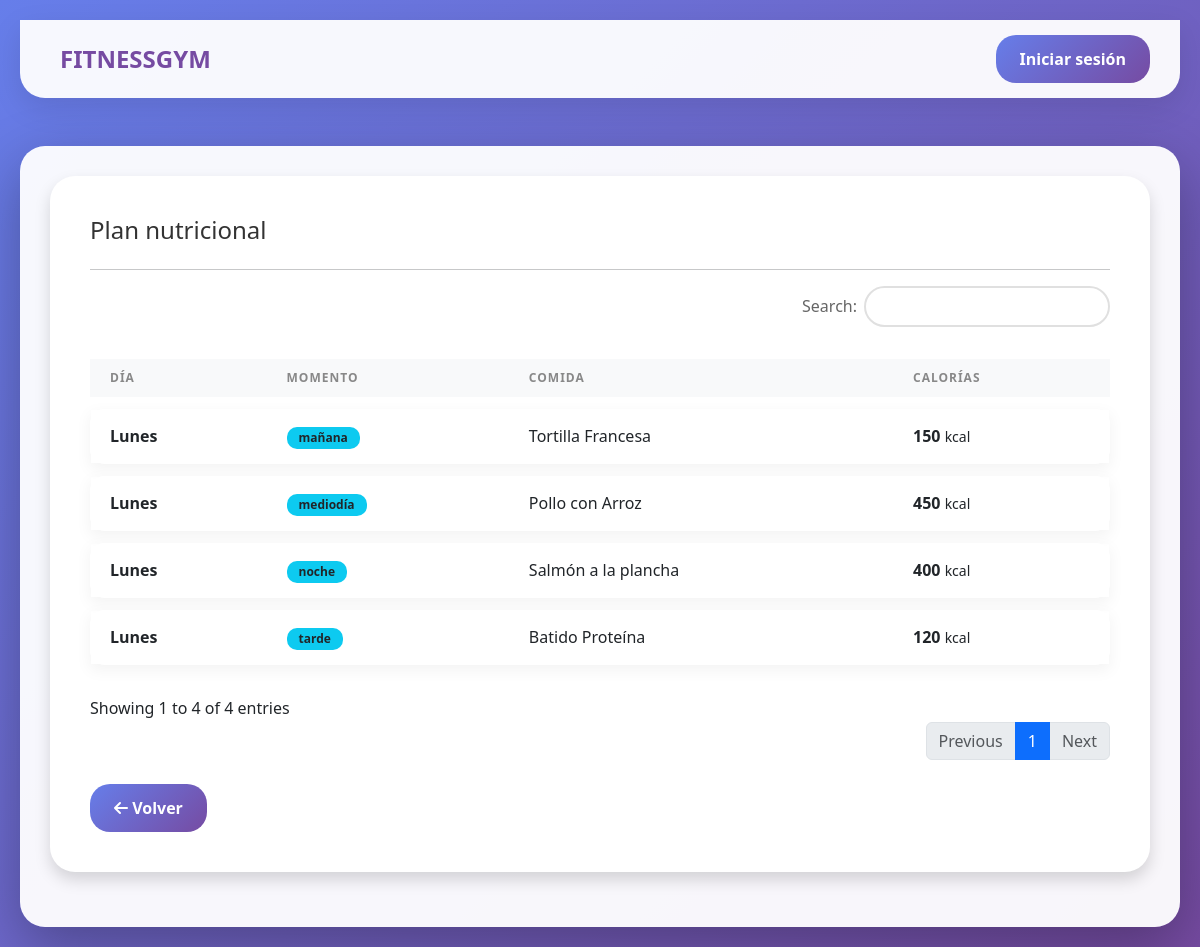
The app's page /php/detalle_dieta.php?id=1 with its own data.
### tables this page shows
CREATE TABLE `dieta_comida` (
  `id_dieta` int(11) NOT NULL,
  `id_comida` int(11) NOT NULL,
  `dia_semana` enum('lunes','martes','miércoles','jueves','viernes','sábado','domingo') NOT NULL,
  `momento` enum('mañana','mediodía','tarde','noche') NOT NULL,
  `orden_momento` int(11) DEFAULT 1
);

CREATE TABLE `comidas` (
  `id_comida` int(11) NOT NULL,
  `nombre` varchar(100) NOT NULL,
  `descripcion` text DEFAULT NULL,
  `calorias` int(11) DEFAULT NULL,
  `tipo` enum('desayuno','almuerzo','cena','snack') DEFAULT NULL
);

### php/detalle_dieta.php (the view, shortened to what this page needs)
<?php
include 'conexion.php';
$id_dieta = isset($_GET['id']) ? intval($_GET['id']) : 0;
$sql = "SELECT
            dc.dia_semana,
            dc.momento,
            c.nombre as comida,
            c.calorias
        FROM dieta_comida dc
        JOIN comidas c ON dc.id_comida = c.id_comida
        WHERE dc.id_dieta = ?
        ORDER BY
            FIELD(dc.dia_semana, 'lunes', 'martes', 'miércoles', 'jueves', 'viernes', 'sábado', 'domingo'),
            dc.orden_momento ASC";
$stmt = mysqli_prepare($conexion, $sql);
mysqli_stmt_bind_param($stmt, "i", $id_dieta);
mysqli_stmt_execute($stmt);
$resultado = mysqli_stmt_get_result($stmt);
$total_comidas = mysqli_num_rows($resultado);
?>
<!DOCTYPE html>
<html lang="es">
<head>
    <link href="https://cdn.jsdelivr.net/npm/bootstrap@5.3.0/dist/css/bootstrap.min.css" rel="stylesheet">
    <link href="https://cdn.datatables.net/1.13.6/css/dataTables.bootstrap5.min.css" rel="stylesheet">
    <link rel="stylesheet" href="https://cdnjs.cloudflare.com/ajax/libs/font-awesome/6.0.0/css/all.min.css">
    <link rel="stylesheet" href="../css/estilo_global.css">
</head>
<body style="background-color: #f8f9fa;">
    <?php include 'navbar.php'; ?>
    <div class="container mt-5">
        <div class="card shadow border-0 p-4" style="border-radius: 25px;">
            <div class="card-body">
                <h2 class="mb-4">Plan nutricional</h2>
                <hr>
                <?php if ($total_comidas > 0): ?>
                    <table id="tablaDietasDetalle" class="table table-hover align-middle mt-3">
                        <thead class="table-light">
                            <tr>
                                <th>DÍA</th>
                                <th>MOMENTO</th>
                                <th>COMIDA</th>
                                <th>CALORÍAS</th>
                            </tr>
                        </thead>
                        <tbody>
                            <?php while ($row = mysqli_fetch_assoc($resultado)): ?>
                            <tr>
                                <td><strong><?= ucfirst($row['dia_semana']) ?></strong></td>
                                <td>
                                    <span class="badge bg-info text-dark" style="border-radius: 10px; padding: 5px 12px;">
                                        <?= htmlspecialchars($row['momento']) ?>
                                    </span>
                                </td>
                                <td><?= htmlspecialchars($row['comida']) ?></td>
                                <td><strong><?= $row['calorias'] ?></strong> <small>kcal</small></td>
                            </tr>
                            <?php endwhile; ?>
                        </tbody>
                    </table>
                <?php endif; ?>
                <div class="mt-4">
                    <a href="javascript:history.back()" class="btn btn-outline-secondary px-4" style="border-radius: 20px;">
                        <i class="fa-solid fa-arrow-left"></i> Volver
                    </a>
                </div>
            </div>
        </div>
    </div>
</body>
</html>

### php/navbar.php (shortened to what this page needs)
<?php
$pagina_inicio = "menu_" . ($_SESSION['rol'] ?? 'usuario') . ".php";
?>
<nav class="fitness-nav">
    <a href="<?php echo $pagina_inicio; ?>" class="nav-logo">
        <div class="online-dot"></div> FITNESSGYM
    </a>
    <?php if (isset($_SESSION['rol']) && $_SESSION['rol'] === 'entrenador' || isset($_SESSION['rol']) && $_SESSION['rol'] === 'administrador' || isset($_SESSION['rol']) && $_SESSION['rol'] === 'usuario'): ?>
    <div class="nav-user">
        <div class="user-chip">
            <strong><?php echo $_SESSION['nombre'] ?? 'Usuario'; ?></strong>
        </div>
        <a href="logout.php" class="btn btn-dark btn-sm px-4" style="border-radius: 20px;">Salir</a>
    </div>
    <?php else: ?>
    <div class="nav-user">
        <a href="login.php" class="btn btn-dark btn-sm px-4" style="border-radius: 20px;">Iniciar sesión</a>
    </div>
    <?php endif; ?>
</nav>

### css/estilo_global.css (style rules this page uses)
:root { --primary-gradient: linear-gradient(135deg, #667eea 0%, #764ba2 100%); --bg-light: rgba(255, 255, 255, 0.95); --shadow-soft: 0 10px 30px rgba(0, 0, 0, 0.05); --shadow-strong: 0 20px 60px rgba(0, 0, 0, 0.3); --radius-main: 25px; --radius-card: 20px; --text-dark: #333; --text-muted: #666; }
* { margin: 0; padding: 0; box-sizing: border-box; font-family: 'Segoe UI', Tahoma, Geneva, Verdana, sans-serif; }
body { background: var(--primary-gradient); min-height: 100vh; padding: 20px; }
.container { max-width: 1200px; margin: 0 auto; background: var(--bg-light); border-radius: var(--radius-main); padding: 30px; box-shadow: var(--shadow-strong); }
.card { background: white; padding: 25px; border-radius: var(--radius-card); box-shadow: var(--shadow-soft); border: 1px solid #f0f0f0; margin-bottom: 25px; }
h2 { color: var(--text-dark); margin-bottom: 20px; font-size: 1.5rem; display: flex; align-items: center; gap: 10px; }
.btn { background: var(--primary-gradient); color: white; border: none; padding: 12px 30px; border-radius: 25px; font-size: 16px; font-weight: bold; cursor: pointer; transition: all 0.3s; text-decoration: none; display: inline-block; }
table.dataTable { border-collapse: separate !important; border-spacing: 0 12px !important; border: none !important; }
table.dataTable thead th { border: none !important; color: #888; text-transform: uppercase; font-size: 0.75rem; letter-spacing: 1px; padding: 10px 20px !important; }
table.dataTable tbody tr { background-color: white !important; box-shadow: 0 5px 15px rgba(0, 0, 0, 0.05) !important; transition: transform 0.2s ease; }
table.dataTable tbody td { border: none !important; padding: 15px 20px !important; vertical-align: middle; }
table.dataTable tbody tr td:first-child { border-radius: 15px 0 0 15px; }
table.dataTable tbody tr td:last-child { border-radius: 0 15px 15px 0; }

### php/navbar.php (style rules this page uses)
.fitness-nav { background: rgba(255, 255, 255, 0.95); padding: 15px 30px; border-radius: 0 0 25px 25px; box-shadow: 0 10px 30px rgba(0, 0, 0, 0.1); display: flex; justify-content: space-between; align-items: center; margin-bottom: 20px; position: sticky; top: 0; z-index: 1000; max-width: 1400px; margin-left: auto; margin-right: auto; }
.nav-logo { font-size: 1.5rem; font-weight: bold; color: #764ba2; text-decoration: none; display: flex; align-items: center; gap: 10px; }
.nav-user { display: flex; align-items: center; gap: 15px; }

### records on screen
dieta_comida: dia_semana "Lunes", momento "mañana", id_comida.nombre "Tortilla Francesa", id_comida.calorias "150"
dieta_comida: dia_semana "Lunes", momento "mediodía", id_comida.nombre "Pollo con Arroz", id_comida.calorias "450"
dieta_comida: dia_semana "Lunes", momento "noche", id_comida.nombre "Salmón a la plancha", id_comida.calorias "400"
dieta_comida: dia_semana "Lunes", momento "tarde", id_comida.nombre "Batido Proteína", id_comida.calorias "120"
